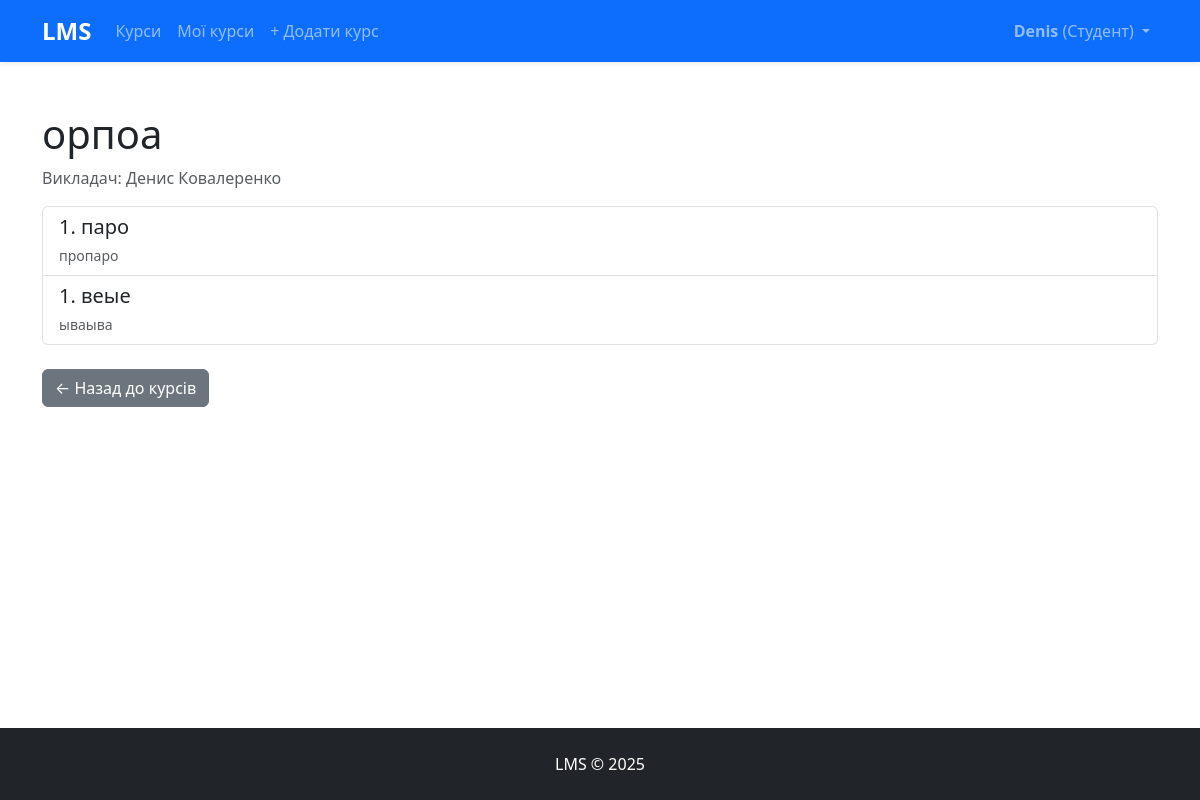
/lessons/course/2/ (signed in), run on the app's committed database.
### accounts/models.py (models this page shows)
class User(AbstractUser):
    ROLE_CHOICES = (
        ('student', 'Студент'),
        ('teacher', 'Викладач'),
        ('admin', 'Адміністратор'),
    )
    role = models.CharField(max_length=10, choices=ROLE_CHOICES, default='student')
    avatar = models.ImageField(upload_to='avatars/', blank=True, null=True)
    phone = models.CharField(max_length=20, blank=True)
    bio = models.TextField(blank=True)

### courses/models.py (models this page shows, shortened)
class Course(models.Model):
    title = models.CharField(max_length=200)
    description = models.TextField()
    image = models.ImageField(upload_to='courses/', blank=True, null=True)
    created_at = models.DateTimeField(auto_now_add=True)
    updated_at = models.DateTimeField(auto_now=True)
    teacher = models.ForeignKey(User, on_delete=models.SET_NULL, null=True, related_name='teaching_courses')
    students = models.ManyToManyField(User, related_name='enrolled_courses', blank=True)

### lessons/models.py (models this page shows, shortened)
class Lesson(models.Model):
    course = models.ForeignKey(Course, on_delete=models.CASCADE, related_name='lessons')
    title = models.CharField(max_length=200)
    content = models.TextField(blank=True)
    video_url = models.URLField(blank=True, null=True)
    file = models.FileField(upload_to='lesson_files/', blank=True, null=True)
    order = models.PositiveIntegerField(default=0)
    class Meta:
        ordering = ['order', 'id']

### lessons/views.py (the view)
# urls.py: path('course/<int:course_pk>/', views.course_lessons, name='course_lessons'),
@login_required
def course_lessons(request, course_pk):
    course = get_object_or_404(Course, pk=course_pk)
    if request.user not in course.students.all() and request.user != course.teacher and not request.user.is_staff:
        messages.error(request, 'У вас немає доступу до цього курсу')
        return redirect('courses:course_list')
    return render(request, 'lessons/course_lessons.html', {'course': course})

### lessons/templates/lessons/course_lessons.html (shortened to what this page needs)
{% extends 'base.html' %}
{% block content %}
<div class="container my-5">
    <h1>{{ course.title }}</h1>
    <p class="text-muted">Викладач: {{ course.teacher.get_full_name|default:course.teacher.username }}</p>
    {% if course.lessons.exists %}
    <div class="list-group">
        {% for lesson in course.lessons.all %}
        <a href="{% url 'lessons:lesson_detail' lesson.pk %}" class="list-group-item list-group-item-action">
            <div class="d-flex w-100 justify-content-between">
                <h5 class="mb-1">{{ lesson.order|add:1 }}. {{ lesson.title }}</h5>
            </div>
            <small class="text-muted">{{ lesson.content|truncatewords:20 }}</small>
        </a>
        {% endfor %}
    </div>
    {% else %}
    <p class="text-muted">Поки що немає уроків.</p>
    {% endif %}
    <a href="{% url 'courses:course_list' %}" class="btn btn-secondary mt-4">← Назад до курсів</a>
</div>
{% endblock %}

### courses/templates/includes/navbar.html (shortened to what this page needs)
<nav class="navbar navbar-expand-lg navbar-dark bg-primary shadow-sm">
    <div class="container">
        <a class="navbar-brand fw-bold fs-4" href="{% url 'courses:home' %}">LMS</a>
        <div class="collapse navbar-collapse" id="navbarNav">
            <ul class="navbar-nav me-auto">
                <li class="nav-item">
                    <a class="nav-link" href="{% url 'courses:course_list' %}">Курси</a>
                </li>
                {% if user.is_authenticated %}
                <li class="nav-item">
                    <a class="nav-link" href="{% url 'lessons:my_courses' %}">
                        Мої курси
                    </a>
                </li>
                {% endif %}
                {% if user.is_authenticated and user.role == 'teacher' or user.is_staff %}
                <li class="nav-item">
                    <a class="nav-link" href="{% url 'admin:courses_course_add' %}">
                        + Додати курс
                    </a>
                </li>
                {% endif %}
            </ul>
            <ul class="navbar-nav ms-auto">
                {% if user.is_authenticated %}
                <liਨ class="nav-item dropdown">
                    <a class="nav-link dropdown-toggle" href="#" role="button" data-bs-toggle="dropdown">
                        <strong>{{ user.get_full_name|default:user.username }}</strong>
                        {% if user.role == 'student' %} (Студент)
                        {% elif user.role == 'teacher' %} (Викладач)
                        {% elif user.is_staff %} (Адмін)
                        {% endif %}
                    </a>
                {% endif %}
            </ul>
        </div>
    </div>
</nav>

### data on the page
User: get_full_name "Denis"
Course: title "орпоа", teacher.get_full_name "Денис Ковалеренко"
Lesson: order|add "1", title "паро", content "пропаро"
Lesson: order|add "1", title "веые", content "ываыва"
